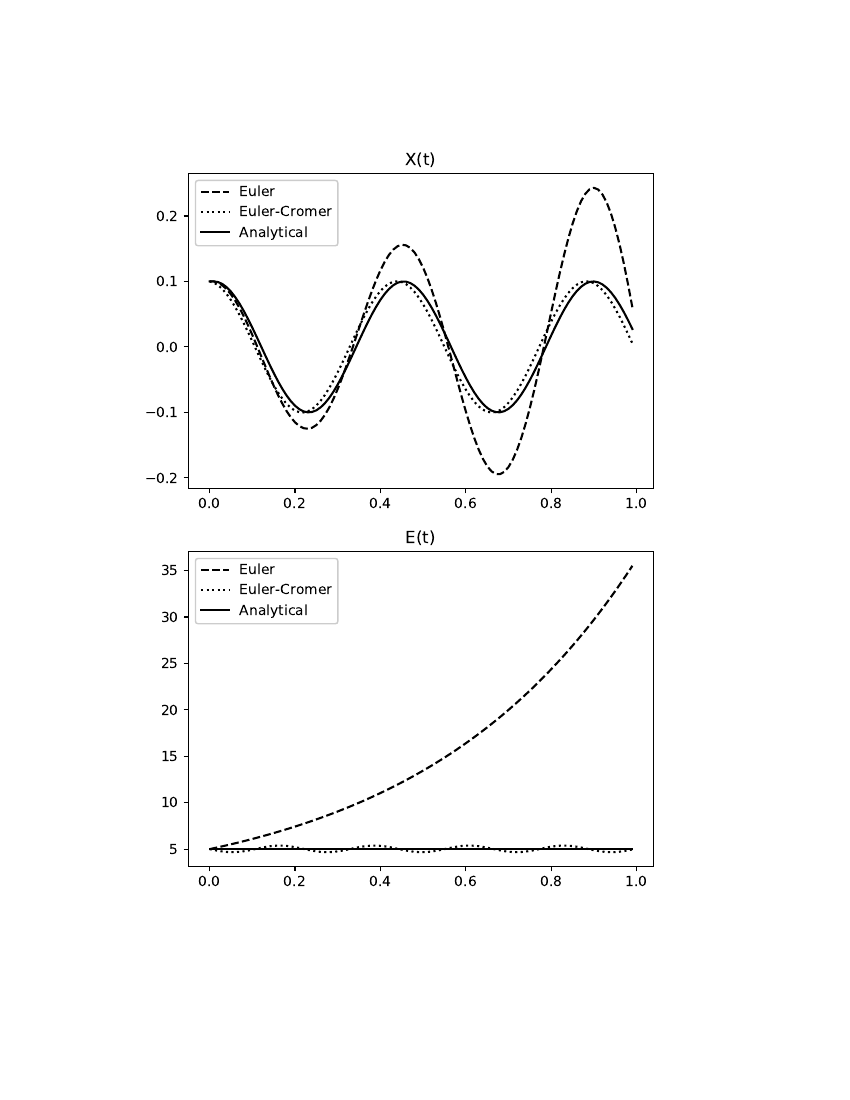

Generate this figure with Python:
import numpy as np
import matplotlib.pyplot as plt

K = 1000
M = 5

def euler(x, v, a, dt, ti, tf):
    X = [x]
    V = [v]
    A = [a]
    for t in np.arange(ti, tf, dt):
        X.append(X[-1] + V[-1] * dt)
        V.append(V[-1] + A[-1] * dt)
        A.append(-K*X[-1] / M)
    return X[:-1], V[:-1], A[:-1]

def euler_cromer(x, v, a, dt, ti, tf):
    X = [x]
    V = [v]
    A = [a]
    for t in np.arange(ti, tf, dt):
        V.append(V[-1] + A[-1] * dt)
        X.append(X[-1] + V[-1] * dt)
        A.append(-K*X[-1]/ M)
    return X[:-1], V[:-1], A[:-1]

def analytical(x, v, a, dt, ti, tf):
    X = [x]
    V = [v]
    A = [a]
    E = 0.5*K*np.power(X[0], 2)
    omega=np.sqrt(K/M)
    beta = np.arcsin(np.sqrt(K/(2*E))*X[0])
    alpha = np.sqrt(2*E/K)
    for t in np.arange(ti, tf, dt):
        X.append(alpha*np.sin(omega*t+beta))
        V.append(alpha*omega*np.cos(omega*t+beta))
    return X[:-1], V[:-1], A

def main():
    T = np.arange(0, 1, 0.01)
    X, V, A = euler(0.1, 0, -20, 0.01, 0, 1)
    Xc, Vc, Ac = euler_cromer(0.1, 0, -20, 0.01, 0, 1)
    Xa, Va, Aa = analytical(0.1, 0, -20, 0.01, 0, 1)
    E = [0.5*K*pow(X[i], 2)+0.5*M*pow(V[i], 2) for i in range(len(X))]
    Ec = [0.5*K*pow(Xc[i], 2)+0.5*M*pow(Vc[i], 2) for i in range(len(Xc))]
    Ea = [0.5*K*pow(Xa[i], 2)+0.5*M*pow(Va[i], 2) for i in range(len(Xa))]
    fig, (ax1, ax2) = plt.subplots(2)
    ax1.plot(T, X, 'k--', label="Euler")
    ax1.plot(T, Xc, 'k:', label="Euler-Cromer")
    ax1.plot(T, Xa, 'k-', label="Analytical")
    ax1.set_title("X(t)")
    ax1.legend()
    ax2.plot(T, E, 'k--', label="Euler")
    ax2.plot(T, Ec, 'k:', label="Euler-Cromer")
    ax2.plot(T, Ea, 'k-', label="Analytical")
    ax2.set_title("E(t)")
    ax2.legend()
    fig.set_size_inches(6,9)
    # plt.savefig("hw1.ps", papertype="a4")
    plt.savefig("hw1.ps", papertype="a4")
    # plt.show()

if __name__ == "__main__":
    main()
